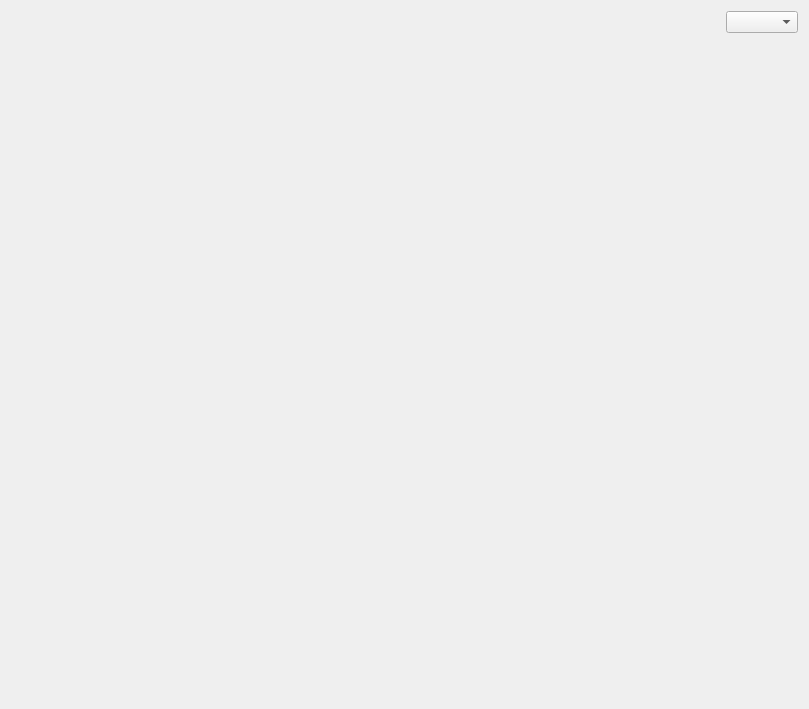
<?xml version="1.0" encoding="UTF-8"?>
<ui version="4.0">
 <class>DefaultGraphicsReport</class>
 <widget class="QWidget" name="DefaultGraphicsReport">
  <property name="geometry">
   <rect>
    <x>0</x>
    <y>0</y>
    <width>809</width>
    <height>709</height>
   </rect>
  </property>
  <property name="windowTitle">
   <string>Report</string>
  </property>
  <layout class="QGridLayout" name="gridLayout">
   <item row="1" column="0">
    <layout class="QVBoxLayout" name="verticalLayout">
     <item>
      <layout class="QHBoxLayout" name="horizontalLayout">
       <item>
        <spacer name="horizontalSpacer">
         <property name="orientation">
          <enum>Qt::Horizontal</enum>
         </property>
         <property name="sizeHint" stdset="0">
          <size>
           <width>40</width>
           <height>20</height>
          </size>
         </property>
        </spacer>
       </item>
       <item>
        <widget class="QComboBox" name="comboBox_period"/>
       </item>
      </layout>
     </item>
     <item>
      <widget class="ReportGraphicsViewWidget" name="graphicsView" native="true"/>
     </item>
    </layout>
   </item>
  </layout>
 </widget>
 <customwidgets>
  <customwidget>
   <class>ReportGraphicsViewWidget</class>
   <extends>QWidget</extends>
   <header>reports.reportGraphicsViewWidget</header>
   <container>1</container>
  </customwidget>
 </customwidgets>
 <resources/>
 <connections/>
</ui>
